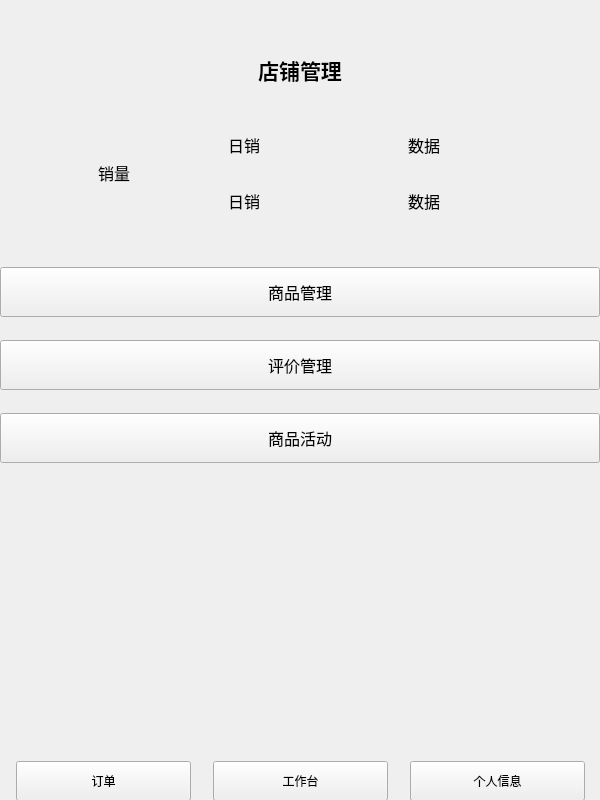
<?xml version="1.0" encoding="UTF-8"?>
<ui version="4.0">
 <class>page_workbench</class>
 <widget class="QWidget" name="page_workbench">
  <property name="geometry">
   <rect>
    <x>0</x>
    <y>0</y>
    <width>600</width>
    <height>800</height>
   </rect>
  </property>
  <property name="minimumSize">
   <size>
    <width>600</width>
    <height>800</height>
   </size>
  </property>
  <property name="maximumSize">
   <size>
    <width>600</width>
    <height>800</height>
   </size>
  </property>
  <property name="windowTitle">
   <string>Form</string>
  </property>
  <widget class="QLabel" name="label_title">
   <property name="geometry">
    <rect>
     <x>0</x>
     <y>20</y>
     <width>600</width>
     <height>100</height>
    </rect>
   </property>
   <property name="minimumSize">
    <size>
     <width>600</width>
     <height>100</height>
    </size>
   </property>
   <property name="maximumSize">
    <size>
     <width>600</width>
     <height>100</height>
    </size>
   </property>
   <property name="font">
    <font>
     <pointsize>16</pointsize>
    </font>
   </property>
   <property name="text">
    <string>&lt;html&gt;&lt;head/&gt;&lt;body&gt;&lt;p&gt;&lt;span style=&quot; font-weight:700;&quot;&gt;店铺管理&lt;/span&gt;&lt;/p&gt;&lt;/body&gt;&lt;/html&gt;</string>
   </property>
   <property name="alignment">
    <set>Qt::AlignmentFlag::AlignCenter</set>
   </property>
  </widget>
  <widget class="QWidget" name="layoutWidget">
   <property name="geometry">
    <rect>
     <x>0</x>
     <y>760</y>
     <width>601</width>
     <height>42</height>
    </rect>
   </property>
   <layout class="QHBoxLayout" name="horizontalLayout">
    <item>
     <widget class="QPushButton" name="pushButton_order">
      <property name="minimumSize">
       <size>
        <width>175</width>
        <height>40</height>
       </size>
      </property>
      <property name="maximumSize">
       <size>
        <width>175</width>
        <height>40</height>
       </size>
      </property>
      <property name="font">
       <font>
        <family>Microsoft YaHei</family>
        <pointsize>9</pointsize>
       </font>
      </property>
      <property name="text">
       <string>订单</string>
      </property>
     </widget>
    </item>
    <item>
     <widget class="QPushButton" name="pushButton_workbench">
      <property name="minimumSize">
       <size>
        <width>175</width>
        <height>40</height>
       </size>
      </property>
      <property name="maximumSize">
       <size>
        <width>175</width>
        <height>40</height>
       </size>
      </property>
      <property name="font">
       <font>
        <family>Microsoft YaHei</family>
        <pointsize>9</pointsize>
       </font>
      </property>
      <property name="text">
       <string>工作台</string>
      </property>
     </widget>
    </item>
    <item>
     <widget class="QPushButton" name="pushButton_self_inform">
      <property name="minimumSize">
       <size>
        <width>175</width>
        <height>40</height>
       </size>
      </property>
      <property name="maximumSize">
       <size>
        <width>175</width>
        <height>40</height>
       </size>
      </property>
      <property name="font">
       <font>
        <family>Microsoft YaHei</family>
        <pointsize>9</pointsize>
       </font>
      </property>
      <property name="text">
       <string>个人信息</string>
      </property>
     </widget>
    </item>
   </layout>
  </widget>
  <widget class="QWidget" name="">
   <property name="geometry">
    <rect>
     <x>40</x>
     <y>120</y>
     <width>511</width>
     <height>106</height>
    </rect>
   </property>
   <layout class="QGridLayout" name="gridLayout">
    <item row="0" column="0" rowspan="2">
     <widget class="QLabel" name="label_sales">
      <property name="minimumSize">
       <size>
        <width>100</width>
        <height>100</height>
       </size>
      </property>
      <property name="maximumSize">
       <size>
        <width>100</width>
        <height>100</height>
       </size>
      </property>
      <property name="font">
       <font>
        <pointsize>12</pointsize>
        <bold>false</bold>
       </font>
      </property>
      <property name="text">
       <string>销量</string>
      </property>
      <property name="alignment">
       <set>Qt::AlignmentFlag::AlignCenter</set>
      </property>
     </widget>
    </item>
    <item row="0" column="1">
     <widget class="QLabel" name="label_sales_day">
      <property name="minimumSize">
       <size>
        <width>100</width>
        <height>50</height>
       </size>
      </property>
      <property name="maximumSize">
       <size>
        <width>100</width>
        <height>49</height>
       </size>
      </property>
      <property name="font">
       <font>
        <pointsize>12</pointsize>
        <bold>false</bold>
       </font>
      </property>
      <property name="text">
       <string>日销</string>
      </property>
      <property name="alignment">
       <set>Qt::AlignmentFlag::AlignCenter</set>
      </property>
     </widget>
    </item>
    <item row="0" column="2">
     <widget class="QLabel" name="label_data_day">
      <property name="minimumSize">
       <size>
        <width>200</width>
        <height>50</height>
       </size>
      </property>
      <property name="maximumSize">
       <size>
        <width>200</width>
        <height>50</height>
       </size>
      </property>
      <property name="font">
       <font>
        <pointsize>12</pointsize>
        <bold>false</bold>
       </font>
      </property>
      <property name="text">
       <string>数据</string>
      </property>
      <property name="alignment">
       <set>Qt::AlignmentFlag::AlignCenter</set>
      </property>
     </widget>
    </item>
    <item row="1" column="1">
     <widget class="QLabel" name="label_sales_month">
      <property name="minimumSize">
       <size>
        <width>100</width>
        <height>50</height>
       </size>
      </property>
      <property name="maximumSize">
       <size>
        <width>100</width>
        <height>50</height>
       </size>
      </property>
      <property name="font">
       <font>
        <pointsize>12</pointsize>
        <bold>false</bold>
       </font>
      </property>
      <property name="text">
       <string>日销</string>
      </property>
      <property name="alignment">
       <set>Qt::AlignmentFlag::AlignCenter</set>
      </property>
     </widget>
    </item>
    <item row="1" column="2">
     <widget class="QLabel" name="label_data_month">
      <property name="minimumSize">
       <size>
        <width>200</width>
        <height>50</height>
       </size>
      </property>
      <property name="maximumSize">
       <size>
        <width>200</width>
        <height>50</height>
       </size>
      </property>
      <property name="font">
       <font>
        <pointsize>12</pointsize>
        <bold>false</bold>
       </font>
      </property>
      <property name="text">
       <string>数据</string>
      </property>
      <property name="alignment">
       <set>Qt::AlignmentFlag::AlignCenter</set>
      </property>
     </widget>
    </item>
   </layout>
  </widget>
  <widget class="QWidget" name="">
   <property name="geometry">
    <rect>
     <x>0</x>
     <y>250</y>
     <width>602</width>
     <height>231</height>
    </rect>
   </property>
   <layout class="QVBoxLayout" name="verticalLayout">
    <item>
     <widget class="QPushButton" name="pushButton_good_man">
      <property name="minimumSize">
       <size>
        <width>600</width>
        <height>50</height>
       </size>
      </property>
      <property name="maximumSize">
       <size>
        <width>600</width>
        <height>50</height>
       </size>
      </property>
      <property name="font">
       <font>
        <pointsize>12</pointsize>
       </font>
      </property>
      <property name="text">
       <string>商品管理</string>
      </property>
     </widget>
    </item>
    <item>
     <widget class="QPushButton" name="pushButton_evalute">
      <property name="minimumSize">
       <size>
        <width>600</width>
        <height>50</height>
       </size>
      </property>
      <property name="maximumSize">
       <size>
        <width>600</width>
        <height>50</height>
       </size>
      </property>
      <property name="font">
       <font>
        <pointsize>12</pointsize>
       </font>
      </property>
      <property name="text">
       <string>评价管理</string>
      </property>
     </widget>
    </item>
    <item>
     <widget class="QPushButton" name="pushButton_good_act">
      <property name="minimumSize">
       <size>
        <width>600</width>
        <height>50</height>
       </size>
      </property>
      <property name="maximumSize">
       <size>
        <width>600</width>
        <height>50</height>
       </size>
      </property>
      <property name="font">
       <font>
        <pointsize>12</pointsize>
       </font>
      </property>
      <property name="text">
       <string>商品活动</string>
      </property>
     </widget>
    </item>
   </layout>
  </widget>
 </widget>
 <resources/>
 <connections/>
</ui>
